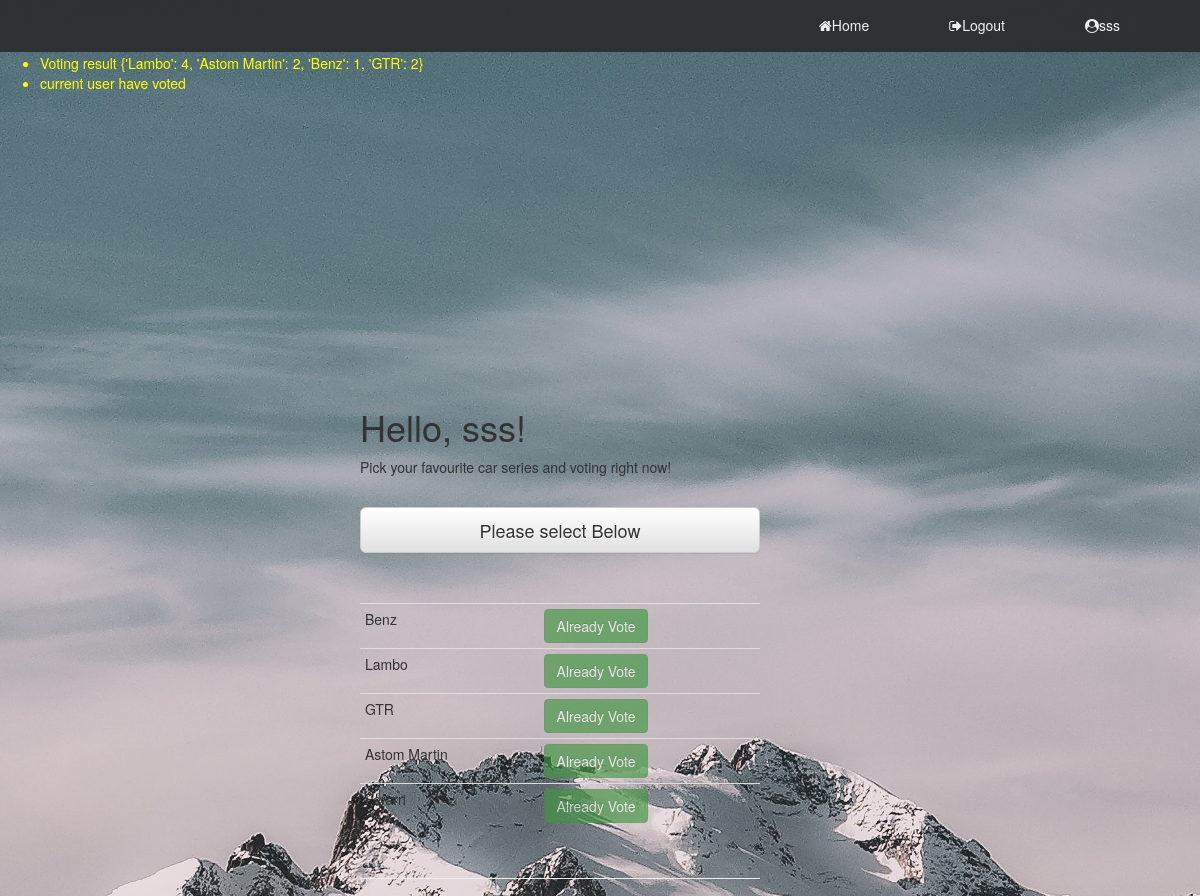
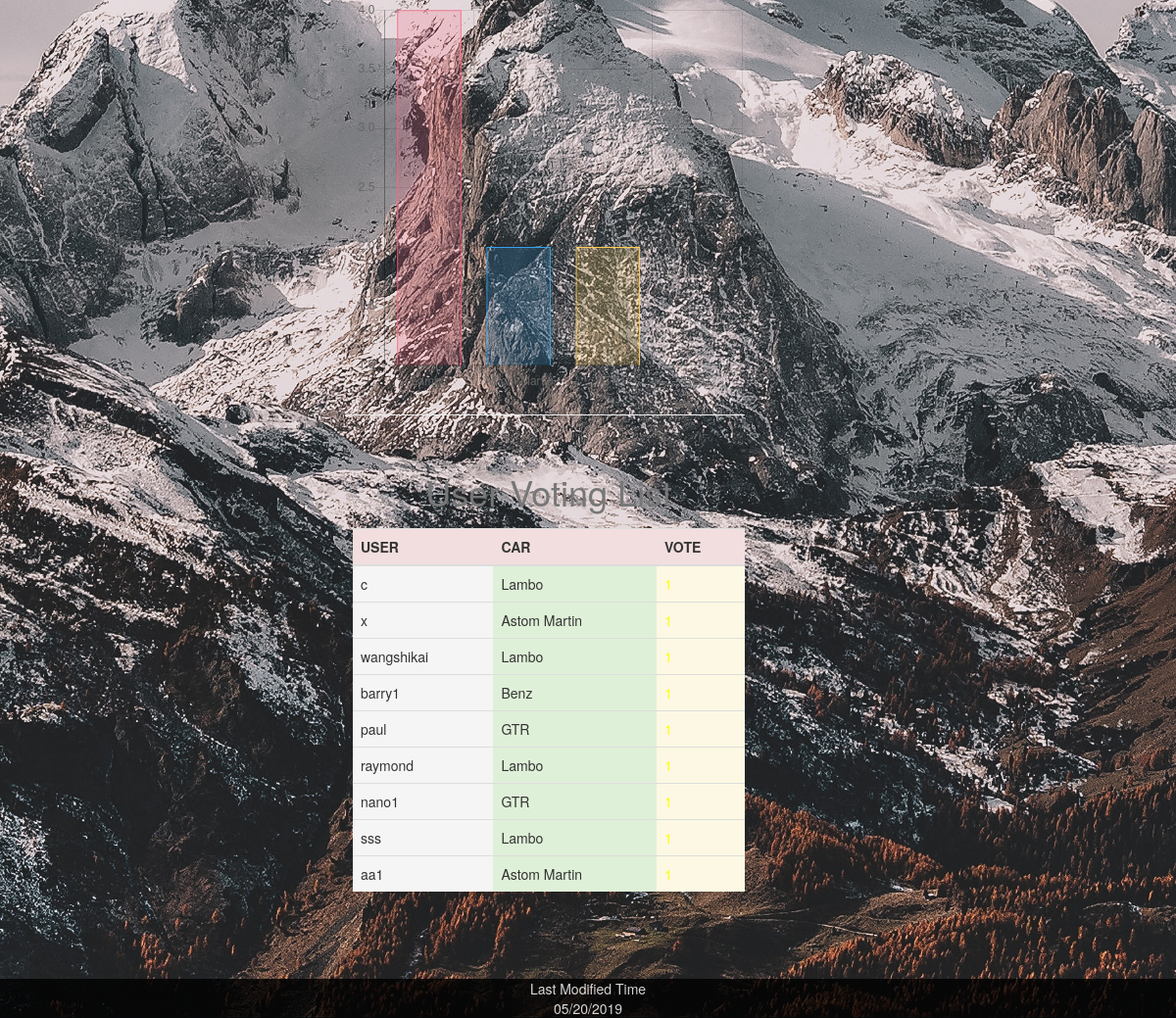
Screenshot of /index (signed in) with the database file from the repository (2 pictures, top to bottom).
### app/models.py (models this page shows, shortened)
class User(UserMixin, db.Model):
    id = db.Column(db.Integer, primary_key=True)
    username = db.Column(db.String(64), index=True, unique=True)
    email = db.Column(db.String(120), index=True, unique=True)
    admin = db.Column(db.Boolean, default=False, nullable=False)
    preference = db.Column(db.String(320))
    password_hash = db.Column(db.String(128))
    record_id = relationship("Record", backref="user", lazy="dynamic")
    choice_id = relationship("Choice", backref="user", lazy="dynamic")
    def __repr__(self):
        return '{}'.format(self.username)

class Brand(db.Model):
    id = db.Column(db.Integer, primary_key=True)
    carSeries = db.Column(db.String(140), index=True)
    chooseid = relationship("Choice", backref="brand", lazy='dynamic')

class Choice(db.Model):
    id = db.Column(db.Integer, primary_key=True)
    chooseSeries = db.Column(db.String, db.ForeignKey('brand.carSeries'))
    vote = db.Column(db.Integer, default=False, nullable=False)
    UserId = db.Column(db.Integer, db.ForeignKey('user.id'), unique=True)

### app/routes.py (the view)
@app.route('/index')
@login_required
def index():
    if current_user.admin == False:
        car1 = []
        for i in db.session.query(Brand.carSeries).all():
            car1.append(i[0])
        carVote = {}
        carname = []
        carValue = []
        for i in db.session.query(Choice.chooseSeries).all():
            carVote[i[0]] = carVote.get(i[0], 0) + 1
        sortCarVote = sorted(carVote, key=carVote.get, reverse=True)
        for i in sortCarVote:
            carname.append(i)
            carValue.append(carVote[i])
        flash("Voting result " + str(carVote))
        user = []
        for i in db.session.query(Choice.UserId).all():
            user.append(i[0])
        if len(user) > 0:
            for i in user:
                if current_user.id in user:
                    choice = Choice(chooseSeries=select, UserId = current_user.id, vote=1)
                    flash("current user have voted")
                    break
                else:
                    flash("not voted yet")
                    choice = Choice(chooseSeries=select, UserId = current_user.id, vote=0)
                    break
        else:
            flash("not voted yet")
            choice = Choice(chooseSeries=select, UserId = current_user.id, vote=0)
        tableCar=[]
        tableVote=[]
        for i in db.session.query(Choice.chooseSeries).all():
            tableCar.append(i[0])
        for i in db.session.query(Choice.vote).all():
            tableVote.append(i[0])
        tableUser = []
        for i in db.session.query(User).join(Choice):
            tableUser.append(i)
        a = zip(tableUser,tableCar,tableVote)
        return render_template('index.html',title='Home', a=a, car1=car1, carVote = carVote, choice=choice, carname=carname,carValue=carValue)
    else:
        flash("You are admin!")
        return redirect(url_for('hoster'))

### app/models.py (called while the page is built)
@login.user_loader
def load_user(id):
    return User.query.get(int(id))

### app/routes.py (called while the page is built)
@app.context_processor
def override_url_for():
    return dict(url_for=dated_url_for)

def dated_url_for(endpoint, **values):
    if endpoint == 'static':
        filename = values.get('filename', None)
        if filename:
            file_path = os.path.join(app.root_path,
                                     endpoint, filename)
            values['q'] = int(os.stat(file_path).st_mtime)
    return url_for(endpoint, **values)

### app/templates/index.html
{% extends "base.html" %}
{% block content %}
    <div class="info">
        <h1>Hello, {{current_user.username}}!</h1>
        <p>Pick your favourite car series and voting right now!</p>
        <br>
        <div >
            <div >
                <span  class='btn btn-default btn-lg btn-block'>Please select Below</span>
                <br>
                <br>
                    <table class="table table-condensed">
                        {% for i in car1 %}
                        <tr>
                            <td type="button" class="">{{i}}</td>
                            <form method="POST" action="{{ url_for('select', carname=i) }}">
                            {% if choice.vote == 1 %}
                            <td><button disabled class="btn btn-success">Already Vote</button></td>
                            {% else %}
                            <td><button class="btn btn-success">Vote</button></td>
                            {% endif %}
                            </form>
                        </tr>
                        {% endfor %}
                    </table>
            </div>
        </div>
        <br>
        <hr>
        <canvas id="myChart" width="400" height="400"></canvas>
        <script>
        Chart.defaults.global.legend.display = false;
        var charData = {
                labels: [{% for i in carname %}
                         "{{i}}",
                        {% endfor %}],
                datasets: [{
                    data: [{% for i in carValue %}
                        "{{i}}",
                        {% endfor %}],
                    backgroundColor: [
                        'rgba(255, 99, 132, 0.2)',
                        'rgba(54, 162, 235, 0.2)',
                        'rgba(255, 206, 86, 0.2)',
                        'rgba(75, 192, 192, 0.2)',
                        'rgba(153, 102, 255, 0.2)',
                        'rgba(255, 159, 64, 0.2)'
                    ],
                    borderColor: [
                        'rgba(255, 99, 132, 1)',
                        'rgba(54, 162, 235, 1)',
                        'rgba(255, 206, 86, 1)',
                        'rgba(75, 192, 192, 1)',
                        'rgba(153, 102, 255, 1)',
                        'rgba(255, 159, 64, 1)'
                    ],
                    borderWidth: 1
                }],
                options:{
                    scales: {
                    yAxes: [{
                        display:true,
                        ticks: {
                            precision:0
                        }
                    }]
                }
            }
        }
        var ctx = document.getElementById('myChart');
        var myChart = new Chart(ctx, {
            type: 'bar',
            data: charData,
        });
        </script>
        <table class="table">
            <caption style="text-align: center" ><h1>User Voting List</h1></caption>
            <hr>
        <thread>
            <th class="danger">USER</th>
            <th class="danger">CAR</th>
            <th class="danger">VOTE</th>
        </thread>
        <tbody>
            {% for i,j,k in a %}
             <tr>
                 <td class="active">{{i}}</td>
                 <td class="success">{{j}}</td>
                 <td class="warning">{{k}}</td>
             </tr>
            {% endfor %}
        </tbody>
        </table>
    <br>
    <br>
    <br>
    <br>
    <br>
    <br>
    </div>
{% endblock %}

### app/templates/base.html (shortened to what this page needs)
<!DOCTYPE html>
<html lang="en">
    <head>
        <link rel="stylesheet" type="text/css" href="{{ url_for('static', filename='style.css' )  }}">
        <link rel="stylesheet" href="https://maxcdn.bootstrapcdn.com/bootstrap/3.3.7/css/bootstrap.min.css" >
        <link rel="stylesheet" href="https://maxcdn.bootstrapcdn.com/bootstrap/3.3.7/css/bootstrap-theme.min.css">
        <link href="https://stackpath.bootstrapcdn.com/font-awesome/4.7.0/css/font-awesome.min.css" rel="stylesheet">
    </head>
    <body>
        <header>
            <nav>
                <ul>
                    <li><a href="{{ url_for('home') }}" class="active"><i class="fa fa-home"></i>Home</a></li>
                    {% if current_user.is_anonymous %}
                    <li><a href="{{ url_for('login') }}"><i class="fa fa-sign-in"></i>Log in</a></li>
                    {% else %}
                    <li><a href="{{ url_for('logout') }}"><i class="fa fa-sign-out"></i>Logout</a></li>
                    {% endif %}
                    {% if  current_user.username|length > 5 %}
                    <li><a ><i class="fa fa-user-circle"></i>{{ current_user.username[:3] }}...</a></li>
                    {% else %}
                    <li><a ><i class="fa fa-user-circle"></i>{{ current_user.username}}</a></li>
                    {% endif %}
                </ul>
            </nav>
        </header>
            {% with messages = get_flashed_messages() %}
            {% if messages %}
            <div class=warning>
            <ul>
                {% for message in messages %}
                <li>{{ message }} </li>
                {% endfor %}
            </ul>
            </div>
            {% endif %}
            {% endwith %}
        {% block content %}{% endblock %}
    </body>
    <footer>
    </footer>
</html>

### app/static/style.css (style rules this page uses)
body { background: url('Photo/mountain.jpg'); background-repeat: no-repeat; background-size: cover; height: 100%; background-attachment: fixed; margin: 0; padding: 0; font-family: poppins; }
header { background: rgb(43, 44, 43); top: 0; left: 0; width: 100%; box-sizing: border-box; padding: 0 40px; position: absolute; opacity: .9; }
header nav { float: right; }
header nav ul { margin: 0; padding: 0; display: flex; }
header nav ul li { list-style: none; }
header nav ul li a { height: 52px; line-height: 50px; padding: 0 40px; color: white; text-decoration: none; display: block; }
.warning { margin: 53px 0px; color: yellow; }
.info { position: absolute; top: 20%; left: 30%; }
footer { background: black; clear: both; position: fixed; bottom: 0; height: 40px; width: 100%; color: white; text-align: center; opacity: .8; }
.table { position: relative; top: 10px; }

### rows the page displays
User: username "sss"
Brand: carSeries "Benz"
Brand: carSeries "Lambo"
Brand: carSeries "GTR"
Brand: carSeries "Astom Martin"
Brand: carSeries "Ferarri"
Choice: username "c", chooseSeries "Lambo"
Choice: username "x", chooseSeries "Astom Martin"
Choice: username "wangshikai", chooseSeries "Lambo"
Choice: username "barry1", chooseSeries "Benz"
Choice: username "paul", chooseSeries "GTR"
Choice: username "raymond", chooseSeries "Lambo"
Choice: username "nano1", chooseSeries "GTR"
Choice: username "sss", chooseSeries "Lambo"
Choice: username "aa1", chooseSeries "Astom Martin"

### other values shown
{{ message }} "Voting result {'Lambo': 4, 'Astom Martin': 2, 'Benz': 1, 'GTR': 2}" "current user have voted"
chart data {{ i }} Lambo, Astom Martin, GTR, Benz
chart data {{ i }} 4, 2, 2, 1
